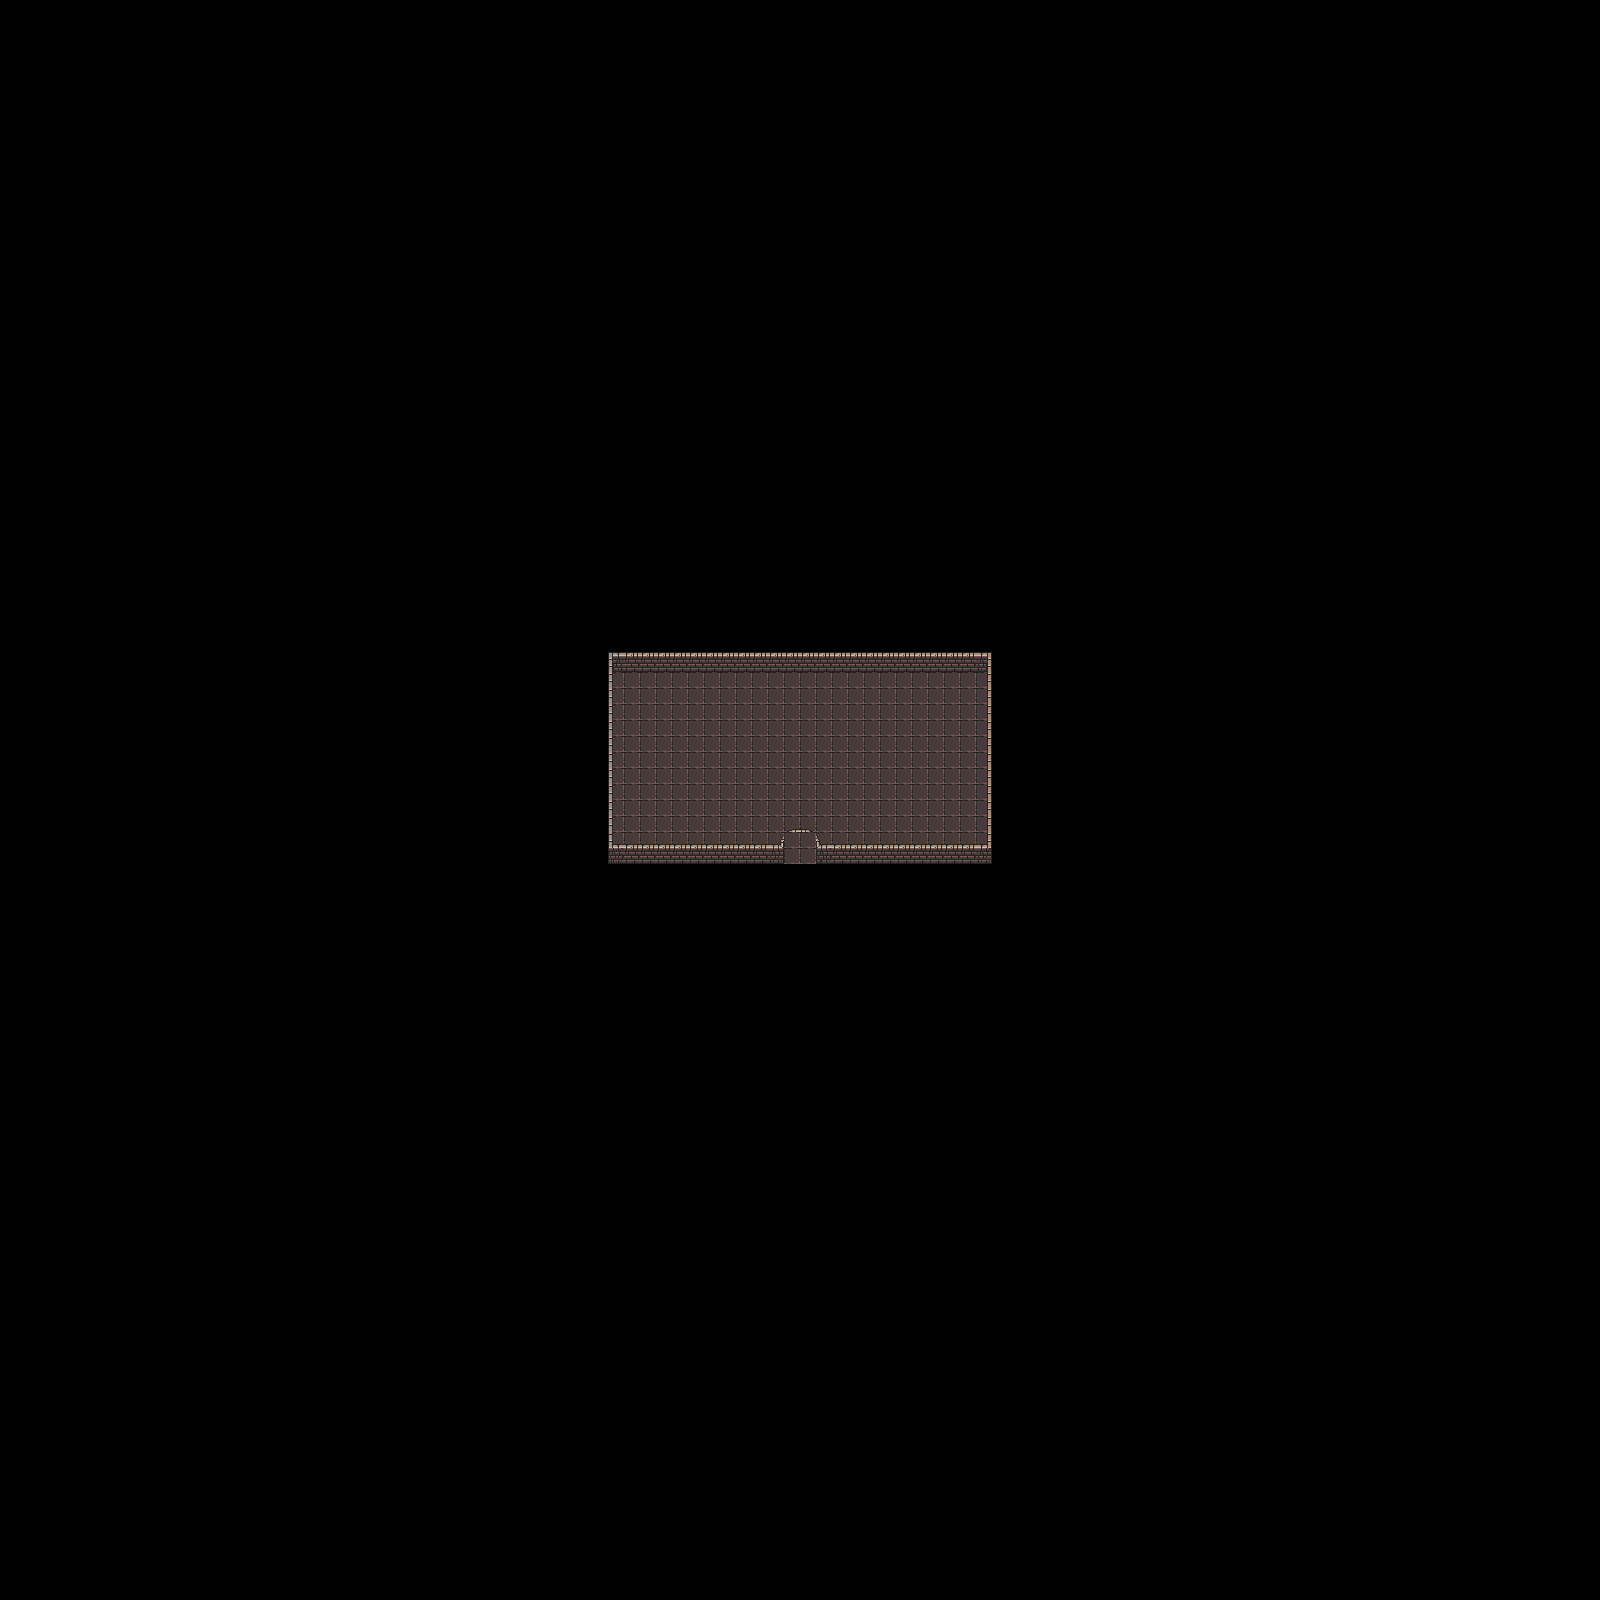

Tiled map render using the project's own tile images. Description and the map definition, with tile-layer contents summarised, below:
An orthogonal 100x100 tile map with 16x16 px tiles, 2 tile layers (Pisos, Paredes).

<map version="1.1" tiledversion="1.1.3413" orientation="orthogonal" renderorder="right-down" width="100" height="100" tilewidth="16" tileheight="16" infinite="0" nextlayerid="3" nextobjectid="1">
 <tileset firstgid="1" source="Dungeon II.tsx" />
 <layer id="2" name="Pisos" width="100" height="100">
  <data>[10000 cells, 266 non-empty, 1 distinct tile ids]</data>
 </layer>
 <layer id="1" name="Paredes" width="100" height="100">
  <data>[10000 cells, 116 non-empty, 20 distinct tile ids]</data>
 </layer>
</map>
